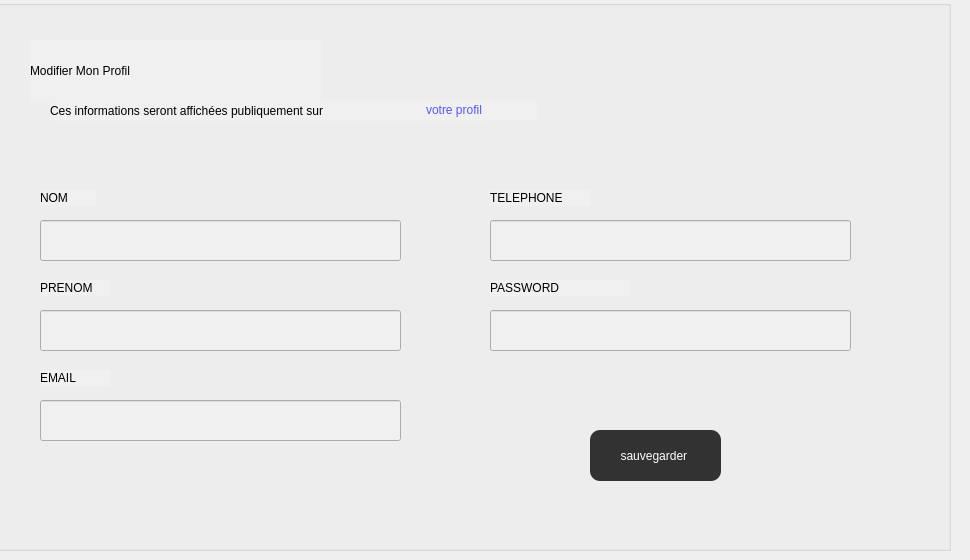
    <widget class="QWidget" name="employes">
     <widget class="QGroupBox" name="groupBox_3">
      <property name="geometry">
       <rect>
        <x>-10</x>
        <y>0</y>
        <width>961</width>
        <height>551</height>
       </rect>
      </property>
      <property name="styleSheet">
       <string notr="true">background-color: rgb(240, 240, 240);</string>
      </property>
      <property name="title">
       <string/>
      </property>
      <widget class="QLabel" name="label_46">
       <property name="geometry">
        <rect>
         <x>40</x>
         <y>40</y>
         <width>291</width>
         <height>61</height>
        </rect>
       </property>
       <property name="styleSheet">
        <string notr="true">	font: 87 10pt &quot;Nexa Rust Sans Black 01&quot;;</string>
       </property>
       <property name="text">
        <string>Modifier Mon Profil</string>
       </property>
      </widget>
      <widget class="QLabel" name="label_47">
       <property name="geometry">
        <rect>
         <x>60</x>
         <y>100</y>
         <width>441</width>
         <height>21</height>
        </rect>
       </property>
       <property name="styleSheet">
        <string notr="true">font: 75 10pt &quot;Segoe UI&quot;;
</string>
       </property>
       <property name="text">
        <string>Ces informations seront affichées publiquement sur</string>
       </property>
      </widget>
      <widget class="QLabel" name="label_49">
       <property name="geometry">
        <rect>
         <x>436</x>
         <y>100</y>
         <width>111</width>
         <height>20</height>
        </rect>
       </property>
       <property name="styleSheet">
        <string notr="true">font: 75 10pt &quot;Segoe UI&quot;;
color: rgb(85, 85, 255);</string>
       </property>
       <property name="text">
        <string>votre profil</string>
       </property>
      </widget>
      <widget class="QLabel" name="label_51">
       <property name="geometry">
        <rect>
         <x>50</x>
         <y>190</y>
         <width>56</width>
         <height>16</height>
        </rect>
       </property>
       <property name="styleSheet">
        <string notr="true">font: 10pt &quot;MS Shell Dlg 2&quot;;</string>
       </property>
       <property name="text">
        <string>NOM</string>
       </property>
      </widget>
      <widget class="QLineEdit" name="K1_2">
       <property name="geometry">
        <rect>
         <x>50</x>
         <y>220</y>
         <width>361</width>
         <height>41</height>
        </rect>
       </property>
      </widget>
      <widget class="QLabel" name="label_52">
       <property name="geometry">
        <rect>
         <x>50</x>
         <y>280</y>
         <width>71</width>
         <height>16</height>
        </rect>
       </property>
       <property name="styleSheet">
        <string notr="true">font: 10pt &quot;MS Shell Dlg 2&quot;;</string>
       </property>
       <property name="text">
        <string>PRENOM</string>
       </property>
      </widget>
      <widget class="QLineEdit" name="K2_2">
       <property name="geometry">
        <rect>
         <x>50</x>
         <y>310</y>
         <width>361</width>
         <height>41</height>
        </rect>
       </property>
      </widget>
      <widget class="QLabel" name="label_53">
       <property name="geometry">
        <rect>
         <x>50</x>
         <y>370</y>
         <width>71</width>
         <height>16</height>
        </rect>
       </property>
       <property name="styleSheet">
        <string notr="true">font: 10pt &quot;MS Shell Dlg 2&quot;;</string>
       </property>
       <property name="text">
        <string>EMAIL</string>
       </property>
      </widget>
      <widget class="QLineEdit" name="K3_3">
       <property name="geometry">
        <rect>
         <x>50</x>
         <y>400</y>
         <width>361</width>
         <height>41</height>
        </rect>
       </property>
      </widget>
      <widget class="QLabel" name="label_54">
       <property name="geometry">
        <rect>
         <x>500</x>
         <y>190</y>
         <width>101</width>
         <height>16</height>
        </rect>
       </property>
       <property name="styleSheet">
        <string notr="true">font: 10pt &quot;MS Shell Dlg 2&quot;;</string>
       </property>
       <property name="text">
        <string>TELEPHONE</string>
       </property>
      </widget>
      <widget class="QLineEdit" name="K4_2">
       <property name="geometry">
        <rect>
         <x>500</x>
         <y>220</y>
         <width>361</width>
         <height>41</height>
        </rect>
       </property>
      </widget>
      <widget class="QLabel" name="label_55">
       <property name="geometry">
        <rect>
         <x>500</x>
         <y>280</y>
         <width>141</width>
         <height>16</height>
        </rect>
       </property>
       <property name="styleSheet">
        <string notr="true">font: 10pt &quot;MS Shell Dlg 2&quot;;</string>
       </property>
       <property name="text">
        <string>PASSWORD</string>
       </property>
      </widget>
      <widget class="QLineEdit" name="K5_3">
       <property name="geometry">
        <rect>
         <x>500</x>
         <y>310</y>
         <width>361</width>
         <height>41</height>
        </rect>
       </property>
      </widget>
      <widget class="QPushButton" name="pushButton_22">
       <property name="geometry">
        <rect>
         <x>600</x>
         <y>430</y>
         <width>131</width>
         <height>51</height>
        </rect>
       </property>
       <property name="styleSheet">
        <string notr="true">QPushButton{
    color:white;
	font: 75 10pt &quot;Source Code Pro&quot;;
	font: 87 8pt &quot;Nexa Rust Sans Black 01&quot;;
    background-color:rgb(39, 39,39);
background: rgb(51, 50, 50);
border-radius:10px;
}
QPushButton:hover
{
color:white;

background:#b20837;
border-radius:10px;
}</string>
       </property>
       <property name="text">
        <string>sauvegarder </string>
       </property>
      </widget>
     </widget>
    </widget>
